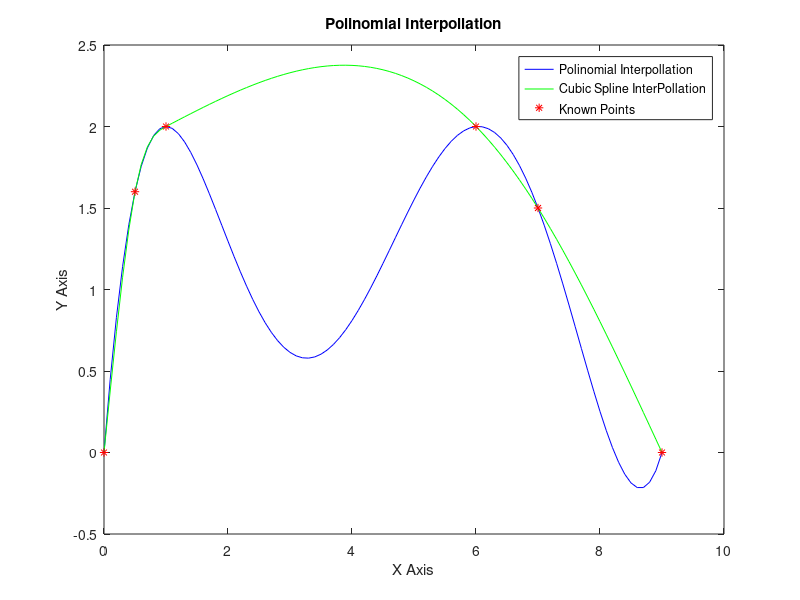

Here is the MATLAB script that generated this plot:
A = [1   0    0     0      0       0;
	 1 0.5 0.25 0.125 0.0625 0.03125;
	 1   1    1     1      1       1;
	 1   6   36   216   1296    7776;
	 1   7   49   343   2401   16807;
	 1   9   81   729   6561   59049];

B = [0; 1.6; 2; 2; 1.5; 0];

X = A\B;
fprintf('5th degree interpollation polinomial:\n');
fprintf('\t%.4fx^5 + %.4fx^4 + %.4fx^3 + %.4fx^2 + %.4fx + %.4f = 0\n', X(6), X(5), X(4), X(3), X(2), X(1));



C = [1.000 	0.000 	0.000 	0.000 	0.000 	0.000 	0.000 	0.000 	0.000 	0.000 	0.000 	0.000 	0.000 	0.000 	0.000 	0.000 	0.000 	0.000 	0.000 	0.000;
	 1.000 	0.500 	0.250 	0.125 	0.000 	0.000 	0.000 	0.000 	0.000 	0.000 	0.000 	0.000 	0.000 	0.000 	0.000 	0.000 	0.000 	0.000 	0.000 	0.000;
	 0.000 	0.000 	0.000 	0.000 	1.000 	0.500 	0.250 	0.125 	0.000 	0.000 	0.000 	0.000 	0.000 	0.000 	0.000 	0.000 	0.000 	0.000 	0.000 	0.000;
	 0.000 	0.000 	0.000 	0.000 	1.000 	1.000 	1.000 	1.000 	0.000 	0.000 	0.000 	0.000 	0.000 	0.000 	0.000 	0.000 	0.000 	0.000 	0.000 	0.000;
	 0.000 	0.000 	0.000 	0.000 	0.000 	0.000 	0.000 	0.000 	1.000 	1.000 	1.000 	1.000 	0.000 	0.000 	0.000 	0.000 	0.000 	0.000 	0.000 	0.000;
	 0.000 	0.000 	0.000 	0.000 	0.000 	0.000 	0.000 	0.000 	1.000 	6.000 	36.00 	216.0 	0.000 	0.000 	0.000 	0.000 	0.000 	0.000 	0.000 	0.000;
	 0.000 	0.000 	0.000 	0.000 	0.000 	0.000 	0.000 	0.000 	0.000 	0.000 	0.000 	0.000 	1.000 	6.000 	36.00 	216.0 	0.000 	0.000 	0.000 	0.000;
	 0.000 	0.000 	0.000 	0.000 	0.000 	0.000 	0.000 	0.000 	0.000 	0.000 	0.000 	0.000 	1.000 	7.000 	49.00 	343.0 	0.000 	0.000 	0.000 	0.000;
	 0.000 	0.000 	0.000 	0.000 	0.000 	0.000 	0.000 	0.000 	0.000 	0.000 	0.000 	0.000 	0.000 	0.000 	0.000 	0.000 	1.000 	7.000 	49.00 	343.0;
	 0.000 	0.000 	0.000 	0.000 	0.000 	0.000 	0.000 	0.000 	0.000 	0.000 	0.000 	0.000 	0.000 	0.000 	0.000 	0.000 	1.000 	9.000 	81.00 	729.0;
	 0.000 	1.000 	1.000 	0.750 	0.000 	-1.000 	-1.000 	-0.750 	0.000 	0.000 	0.000 	0.000 	0.000 	0.000 	0.000 	0.000 	0.000 	0.000 	0.000 	0.000;
	 0.000 	0.000 	0.000 	0.000 	0.000 	1.000 	2.000 	3.000 	0.000 	-1.00 	-2.00 	-3.000 	0.000 	0.000 	0.000 	0.000 	0.000 	0.000 	0.000 	0.000;
	 0.000 	0.000 	0.000 	0.000 	0.000 	0.000 	0.000 	0.000 	0.000 	1.000 	12.00 	108.0 	0.000 	-1.000 	-12.00 	-108.0 	0.000 	0.000 	0.000 	0.000;
	 0.000 	0.000 	0.000 	0.000 	0.000 	0.000 	0.000 	0.000 	0.000 	0.000 	0.000 	0.000 	0.000 	1.000 	14.00 	147.0 	0.000 	-1.000 	-14.00 	-147.0;
	 0.000 	0.000 	2.000 	3.000 	0.000 	0.000 	-2.000 	-3.000 	0.000 	0.000 	0.000 	0.000 	0.000 	0.000 	0.000 	0.000 	0.000 	0.000 	0.000 	0.000;
	 0.000 	0.000 	0.000 	0.000 	0.000 	0.000 	2.000 	6.000 	0.000 	0.000 	-2.000 	-6.000 	0.000 	0.000 	0.000 	0.000 	0.000 	0.000 	0.000 	0.000;
	 0.000 	0.000 	0.000 	0.000 	0.000 	0.000 	0.000 	0.000 	0.000 	0.000 	2.000 	36.00 	0.000 	0.000 	-2.000 	-36.00 	0.000 	0.000 	0.000 	0.000;
	 0.000 	0.000 	0.000 	0.000 	0.000 	0.000 	0.000 	0.000 	0.000 	0.000 	0.000 	0.000 	0.000 	0.000 	2.000 	42.00 	0.000 	0.000 	-2.000 	-42.00;
	 0.000 	0.000 	2.000 	0.000 	0.000 	0.000 	0.000 	0.000 	0.000 	0.000 	0.000 	0.000 	0.000 	0.000 	0.000 	0.000 	0.000 	0.000 	0.000 	0.000;
	 0.000 	0.000 	0.000 	0.000 	0.000 	0.000 	0.000 	0.000 	0.000 	0.000 	0.000 	0.000 	0.000 	0.000 	0.000 	0.000 	0.000 	0.000 	2.000 	54.00;];

D = [0; 1.6; 1.6; 2; 2; 2; 2; 1.5; 1.5; 0; 0; 0; 0; 0; 0; 0; 0; 0; 0; 0];

Y = C\D;
fprintf('\nCubic interpollation method\n');
fprintf('\tFirst Polinomial:\t');
fprintf('%.4f + %.4fx + %.4fx^2 + %.4fx^3 = 0\n', Y(1), Y(2), Y(3), Y(4));
fprintf('\tSecnd Polinomial:\t');
fprintf('%.4f + %.4fx + %.4fx^2 + %.4fx^3 = 0\n', Y(5), Y(6), Y(7), Y(8));
fprintf('\tThird Polinomial:\t');
fprintf('%.4f + %.4fx + %.4fx^2 + %.4fx^3 = 0\n', Y(9), Y(10), Y(11), Y(12));
fprintf('\tForth Polinomial:\t');
fprintf('%.4f + %.4fx + %.4fx^2 + %.4fx^3 = 0\n', Y(13), Y(14), Y(15), Y(16));
fprintf('\tFifth Polinomial:\t');
fprintf('%.4f + %.4fx + %.4fx^2 + %.4fx^3 = 0\n', Y(17), Y(18), Y(19), Y(20));

t = 0: .1 : 9;
y = X(1) + X(2)*t + X(3)*t.^2 + X(4)*t.^3 + X(5)*t.^4 + X(6)*t.^5;
p1 = plot(t,y,'b');
hold on;

t = 0: .1 : 0.5; y = Y(1) + Y(2)*t + Y(3)*t.^2 + Y(4)*t.^3; p2 = plot(t,y,'g'); hold on;
t = 0.5: .1 : 1; y = Y(5) + Y(6)*t + Y(7)*t.^2 + Y(8)*t.^3; p2 = plot(t,y,'g'); hold on;
t = 1: .1 : 6; y = Y(9) + Y(10)*t + Y(11)*t.^2 + Y(12)*t.^3; p2 = plot(t,y,'g'); hold on;
t = 6: .1 : 7; y = Y(13) + Y(14)*t + Y(15)*t.^2 + Y(16)*t.^3; p2 = plot(t,y,'g'); hold on;
t = 7: .1 : 9; y = Y(17) + Y(18)*t + Y(19)*t.^2 + Y(20)*t.^3; p2 = plot(t,y,'g'); hold on;

t = 0.0; y = 0.0; p3 = plot(t,y,'r*'); hold on;
t = 0.5; y = 1.6; p3 = plot(t,y,'r*'); hold on;
t = 1.0; y = 2.0; p3 = plot(t,y,'r*'); hold on;
t = 6.0; y = 2.0; p3 = plot(t,y,'r*'); hold on;
t = 7.0; y = 1.5; p3 = plot(t,y,'r*'); hold on;
t = 9.0; y = 0.0; p3 = plot(t,y,'r*');

xlabel('X Axis');ylabel('Y Axis');title('Polinomial Interpollation');
legend([p1,p2,p3],'Polinomial Interpollation', 'Cubic Spline InterPollation','Known Points');